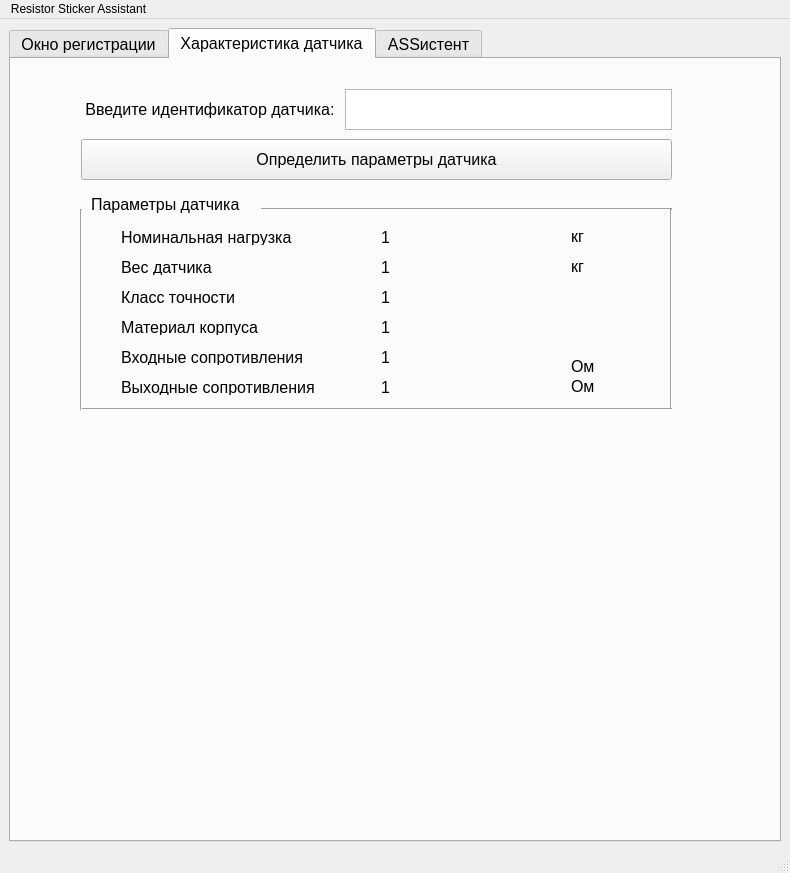
<?xml version="1.0" encoding="UTF-8"?>
<ui version="4.0">
 <class>MainWindow</class>
 <widget class="QMainWindow" name="MainWindow">
  <property name="geometry">
   <rect>
    <x>0</x>
    <y>0</y>
    <width>790</width>
    <height>873</height>
   </rect>
  </property>
  <property name="windowTitle">
   <string>MainWindow</string>
  </property>
  <widget class="QWidget" name="centralwidget">
   <layout class="QHBoxLayout" name="horizontalLayout">
    <item>
     <widget class="QTabWidget" name="tabWidget">
      <property name="font">
       <font>
        <pointsize>12</pointsize>
       </font>
      </property>
      <property name="tabShape">
       <enum>QTabWidget::Rounded</enum>
      </property>
      <property name="currentIndex">
       <number>1</number>
      </property>
      <property name="iconSize">
       <size>
        <width>30</width>
        <height>30</height>
       </size>
      </property>
      <widget class="QWidget" name="Home">
       <attribute name="title">
        <string>Окно регистрации</string>
       </attribute>
      </widget>
      <widget class="QWidget" name="SensorType">
       <attribute name="title">
        <string>Характеристика датчика</string>
       </attribute>
       <widget class="QPushButton" name="spotTypeSensor">
        <property name="geometry">
         <rect>
          <x>70</x>
          <y>80</y>
          <width>591</width>
          <height>41</height>
         </rect>
        </property>
        <property name="text">
         <string>Определить параметры датчика</string>
        </property>
       </widget>
       <widget class="QWidget" name="layoutWidget_2">
        <property name="geometry">
         <rect>
          <x>70</x>
          <y>30</y>
          <width>591</width>
          <height>41</height>
         </rect>
        </property>
        <layout class="QHBoxLayout" name="horizontalLayout_5">
         <item>
          <widget class="QLabel" name="sensorInfo_2">
           <property name="font">
            <font>
             <pointsize>12</pointsize>
            </font>
           </property>
           <property name="text">
            <string> Введите идентификатор датчика: </string>
           </property>
          </widget>
         </item>
         <item>
          <widget class="QTextEdit" name="sensorInfoOutput_2"/>
         </item>
        </layout>
       </widget>
       <widget class="QPlainTextEdit" name="plainTextEdit">
        <property name="geometry">
         <rect>
          <x>-240</x>
          <y>330</y>
          <width>104</width>
          <height>78</height>
         </rect>
        </property>
       </widget>
       <widget class="QLabel" name="label">
        <property name="geometry">
         <rect>
          <x>80</x>
          <y>130</y>
          <width>181</width>
          <height>31</height>
         </rect>
        </property>
        <property name="text">
         <string>Параметры датчика</string>
        </property>
       </widget>
       <widget class="Line" name="line">
        <property name="geometry">
         <rect>
          <x>250</x>
          <y>140</y>
          <width>411</width>
          <height>20</height>
         </rect>
        </property>
        <property name="orientation">
         <enum>Qt::Horizontal</enum>
        </property>
       </widget>
       <widget class="Line" name="line_2">
        <property name="geometry">
         <rect>
          <x>650</x>
          <y>150</y>
          <width>20</width>
          <height>201</height>
         </rect>
        </property>
        <property name="orientation">
         <enum>Qt::Vertical</enum>
        </property>
       </widget>
       <widget class="Line" name="line_3">
        <property name="geometry">
         <rect>
          <x>70</x>
          <y>340</y>
          <width>591</width>
          <height>20</height>
         </rect>
        </property>
        <property name="orientation">
         <enum>Qt::Horizontal</enum>
        </property>
       </widget>
       <widget class="Line" name="line_4">
        <property name="geometry">
         <rect>
          <x>60</x>
          <y>150</y>
          <width>20</width>
          <height>201</height>
         </rect>
        </property>
        <property name="orientation">
         <enum>Qt::Vertical</enum>
        </property>
       </widget>
       <widget class="QLabel" name="label_2">
        <property name="geometry">
         <rect>
          <x>110</x>
          <y>170</y>
          <width>251</width>
          <height>16</height>
         </rect>
        </property>
        <property name="text">
         <string>Номинальная нагрузка</string>
        </property>
       </widget>
       <widget class="QLabel" name="label_3">
        <property name="geometry">
         <rect>
          <x>110</x>
          <y>200</y>
          <width>251</width>
          <height>16</height>
         </rect>
        </property>
        <property name="text">
         <string>Вес датчика</string>
        </property>
       </widget>
       <widget class="QLabel" name="label_4">
        <property name="geometry">
         <rect>
          <x>110</x>
          <y>230</y>
          <width>251</width>
          <height>16</height>
         </rect>
        </property>
        <property name="text">
         <string>Класс точности</string>
        </property>
       </widget>
       <widget class="QLabel" name="label_5">
        <property name="geometry">
         <rect>
          <x>110</x>
          <y>260</y>
          <width>251</width>
          <height>16</height>
         </rect>
        </property>
        <property name="text">
         <string>Материал корпуса</string>
        </property>
       </widget>
       <widget class="QLabel" name="label_6">
        <property name="geometry">
         <rect>
          <x>560</x>
          <y>170</y>
          <width>54</width>
          <height>14</height>
         </rect>
        </property>
        <property name="text">
         <string>кг</string>
        </property>
       </widget>
       <widget class="QLabel" name="label_7">
        <property name="geometry">
         <rect>
          <x>560</x>
          <y>200</y>
          <width>54</width>
          <height>14</height>
         </rect>
        </property>
        <property name="text">
         <string>кг</string>
        </property>
       </widget>
       <widget class="QLabel" name="label_8">
        <property name="geometry">
         <rect>
          <x>370</x>
          <y>170</y>
          <width>61</width>
          <height>16</height>
         </rect>
        </property>
        <property name="text">
         <string>1</string>
        </property>
       </widget>
       <widget class="QLabel" name="label_9">
        <property name="geometry">
         <rect>
          <x>370</x>
          <y>200</y>
          <width>61</width>
          <height>16</height>
         </rect>
        </property>
        <property name="text">
         <string>1</string>
        </property>
       </widget>
       <widget class="QLabel" name="label_10">
        <property name="geometry">
         <rect>
          <x>370</x>
          <y>230</y>
          <width>61</width>
          <height>16</height>
         </rect>
        </property>
        <property name="text">
         <string>1</string>
        </property>
       </widget>
       <widget class="QLabel" name="label_11">
        <property name="geometry">
         <rect>
          <x>370</x>
          <y>260</y>
          <width>61</width>
          <height>16</height>
         </rect>
        </property>
        <property name="text">
         <string>1</string>
        </property>
       </widget>
       <widget class="QLabel" name="label_12">
        <property name="geometry">
         <rect>
          <x>110</x>
          <y>290</y>
          <width>251</width>
          <height>16</height>
         </rect>
        </property>
        <property name="text">
         <string>Входные сопротивления</string>
        </property>
       </widget>
       <widget class="QLabel" name="label_13">
        <property name="geometry">
         <rect>
          <x>110</x>
          <y>320</y>
          <width>251</width>
          <height>16</height>
         </rect>
        </property>
        <property name="text">
         <string>Выходные сопротивления</string>
        </property>
       </widget>
       <widget class="QLabel" name="label_14">
        <property name="geometry">
         <rect>
          <x>370</x>
          <y>290</y>
          <width>61</width>
          <height>16</height>
         </rect>
        </property>
        <property name="text">
         <string>1</string>
        </property>
       </widget>
       <widget class="QLabel" name="label_15">
        <property name="geometry">
         <rect>
          <x>370</x>
          <y>320</y>
          <width>61</width>
          <height>16</height>
         </rect>
        </property>
        <property name="text">
         <string>1</string>
        </property>
       </widget>
       <widget class="QLabel" name="label_16">
        <property name="geometry">
         <rect>
          <x>560</x>
          <y>300</y>
          <width>54</width>
          <height>14</height>
         </rect>
        </property>
        <property name="text">
         <string>Ом</string>
        </property>
       </widget>
       <widget class="QLabel" name="label_17">
        <property name="geometry">
         <rect>
          <x>560</x>
          <y>320</y>
          <width>54</width>
          <height>14</height>
         </rect>
        </property>
        <property name="text">
         <string>Ом</string>
        </property>
       </widget>
       <widget class="QLabel" name="label_18">
        <property name="geometry">
         <rect>
          <x>40</x>
          <y>380</y>
          <width>651</width>
          <height>371</height>
         </rect>
        </property>
        <property name="text">
         <string/>
        </property>
       </widget>
      </widget>
      <widget class="QWidget" name="StickerAssistant">
       <attribute name="title">
        <string>ASSистент</string>
       </attribute>
       <widget class="QPushButton" name="enableCameraButton">
        <property name="geometry">
         <rect>
          <x>39</x>
          <y>39</y>
          <width>591</width>
          <height>31</height>
         </rect>
        </property>
        <property name="text">
         <string>Включить камеру</string>
        </property>
       </widget>
       <widget class="QLabel" name="videoStreamWindow">
        <property name="geometry">
         <rect>
          <x>40</x>
          <y>80</y>
          <width>591</width>
          <height>301</height>
         </rect>
        </property>
        <property name="frameShape">
         <enum>QFrame::Box</enum>
        </property>
        <property name="text">
         <string/>
        </property>
       </widget>
       <widget class="QLabel" name="editedPictureWindow">
        <property name="geometry">
         <rect>
          <x>40</x>
          <y>430</y>
          <width>591</width>
          <height>301</height>
         </rect>
        </property>
        <property name="frameShape">
         <enum>QFrame::Box</enum>
        </property>
        <property name="text">
         <string/>
        </property>
       </widget>
       <widget class="QWidget" name="layoutWidget">
        <property name="geometry">
         <rect>
          <x>39</x>
          <y>11</y>
          <width>591</width>
          <height>24</height>
         </rect>
        </property>
        <layout class="QHBoxLayout" name="horizontalLayout_4">
         <item>
          <spacer name="horizontalSpacer_3">
           <property name="orientation">
            <enum>Qt::Horizontal</enum>
           </property>
           <property name="sizeHint" stdset="0">
            <size>
             <width>18</width>
             <height>20</height>
            </size>
           </property>
          </spacer>
         </item>
         <item>
          <widget class="QLabel" name="prepareDetailCommand_2">
           <property name="text">
            <string>Установите деталь под считывающую камеру!</string>
           </property>
          </widget>
         </item>
         <item>
          <spacer name="horizontalSpacer_4">
           <property name="orientation">
            <enum>Qt::Horizontal</enum>
           </property>
           <property name="sizeHint" stdset="0">
            <size>
             <width>18</width>
             <height>20</height>
            </size>
           </property>
          </spacer>
         </item>
        </layout>
       </widget>
       <widget class="QPushButton" name="getCameraFrame">
        <property name="geometry">
         <rect>
          <x>40</x>
          <y>390</y>
          <width>591</width>
          <height>31</height>
         </rect>
        </property>
        <property name="text">
         <string>Обработать датчик</string>
        </property>
       </widget>
      </widget>
     </widget>
    </item>
   </layout>
  </widget>
  <widget class="QStatusBar" name="statusbar"/>
  <widget class="QMenuBar" name="menubar">
   <property name="geometry">
    <rect>
     <x>0</x>
     <y>0</y>
     <width>790</width>
     <height>23</height>
    </rect>
   </property>
   <widget class="QMenu" name="menuResistor_Sticker_Assistant">
    <property name="title">
     <string>Resistor Sticker Assistant</string>
    </property>
    <addaction name="separator"/>
   </widget>
   <addaction name="menuResistor_Sticker_Assistant"/>
  </widget>
 </widget>
 <resources/>
 <connections/>
</ui>
